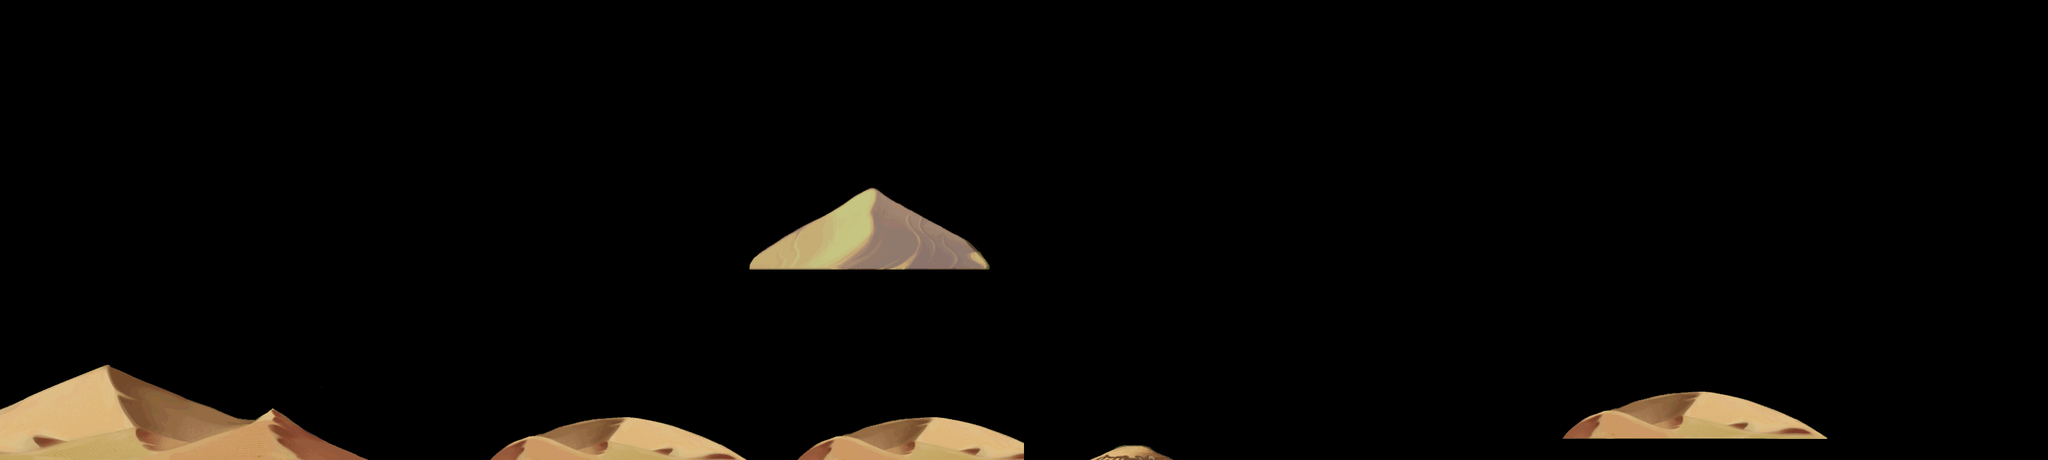

Below is a game level as drawn by its tile map, then a one-line description and the .tmx that defines it (tile-layer data replaced by summaries):
An orthogonal 80x18 tile map with 40x40 px tiles, 2 tile layers (land1, land2).

<map version="1.0" orientation="orthogonal" width="80" height="18" tilewidth="40" tileheight="40">
 <tileset firstgid="1" name="d-jinjing" tilewidth="40" tileheight="40">
  <image source="d-jinjing.png" width="1145" height="916" />
 </tileset>
 <layer name="land1" width="80" height="18">
  <data>[1440 cells, 151 non-empty, 151 distinct tile ids]</data>
 </layer>
 <layer name="land2" width="80" height="18">
  <data>[1440 cells, 179 non-empty, 135 distinct tile ids]</data>
 </layer>
</map>
